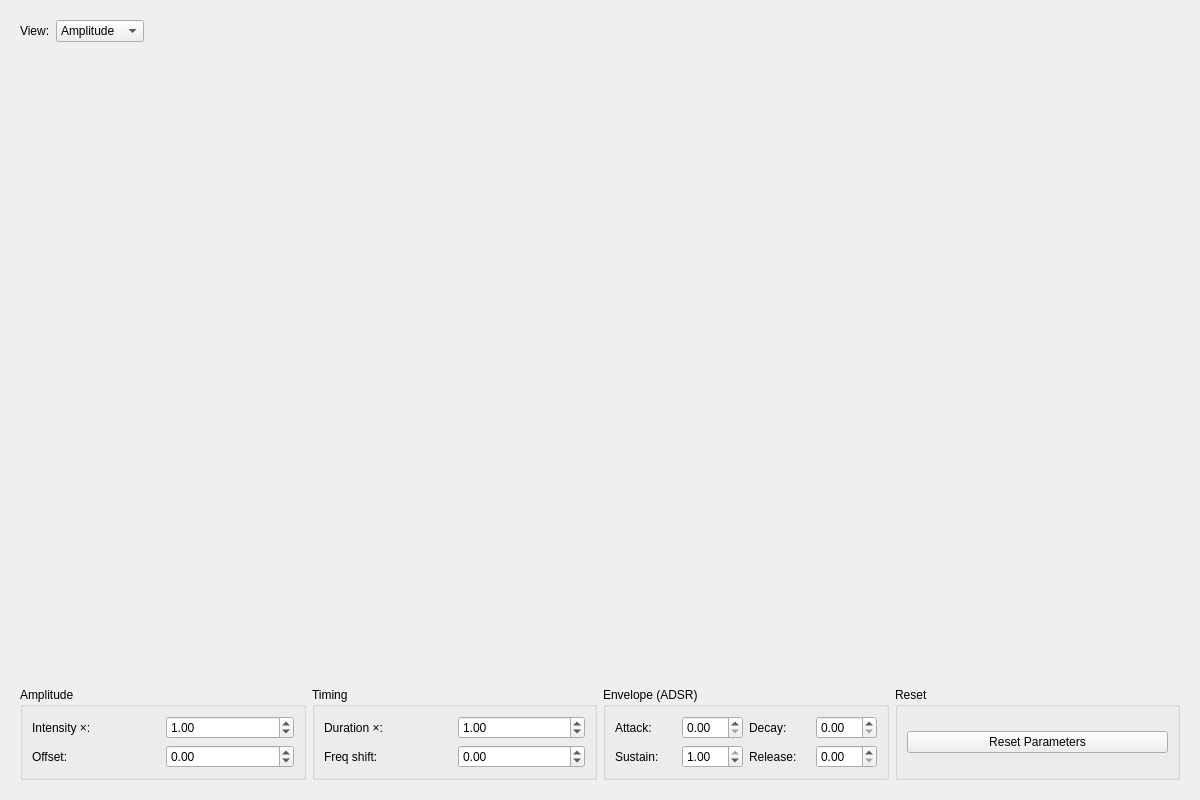
<?xml version="1.0" encoding="UTF-8"?>
<ui version="4.0">
 <class>WaveformEditorWidget</class>
 <widget class="QWidget" name="WaveformEditorWidget">
  <property name="geometry">
   <rect>
    <x>0</x>
    <y>0</y>
    <width>1200</width>
    <height>800</height>
   </rect>
  </property>
  <property name="windowTitle">
   <string>Waveform Editor</string>
  </property>
  <layout class="QVBoxLayout" name="main_layout">
   <property name="spacing">
    <number>5</number>
   </property>
   <item>
    <widget class="QWidget" name="graph_selector_widget" native="true">
     <layout class="QHBoxLayout" name="graph_selector_layout">
      <item>
       <widget class="QLabel" name="view_label">
        <property name="text">
         <string>View:</string>
        </property>
       </widget>
      </item>
      <item>
       <widget class="QComboBox" name="graph_selector">
        <item>
         <property name="text">
          <string>Amplitude</string>
         </property>
        </item>
        <item>
         <property name="text">
          <string>Frequency</string>
         </property>
        </item>
       </widget>
      </item>
      <item>
       <spacer name="graph_selector_spacer">
        <property name="orientation">
         <enum>Qt::Horizontal</enum>
        </property>
        <property name="sizeHint" stdset="0">
         <size>
          <width>40</width>
          <height>20</height>
         </size>
        </property>
       </spacer>
      </item>
     </layout>
    </widget>
   </item>
   <item>
    <widget class="QWidget" name="plot_container" native="true">
     <property name="sizePolicy">
      <sizepolicy hsizetype="Preferred" vsizetype="Expanding">
       <horstretch>0</horstretch>
       <verstretch>3</verstretch>
      </sizepolicy>
     </property>
     <layout class="QVBoxLayout" name="plot_layout">
      <property name="margin">
       <number>0</number>
      </property>
      <!-- PlotWidget will be added programmatically -->
     </layout>
    </widget>
   </item>
   <item>
    <widget class="QWidget" name="controls_container" native="true">
     <layout class="QHBoxLayout" name="controls_layout">
      <item>
       <widget class="QGroupBox" name="amplitude_group">
        <property name="title">
         <string>Amplitude</string>
        </property>
        <layout class="QGridLayout" name="amplitude_grid">
         <item row="0" column="0">
          <widget class="QLabel" name="intensity_label">
           <property name="text">
            <string>Intensity ×:</string>
           </property>
          </widget>
         </item>
         <item row="0" column="1">
          <widget class="QDoubleSpinBox" name="intensity_spinbox">
           <property name="minimum">
            <double>0.100000000000000</double>
           </property>
           <property name="maximum">
            <double>3.000000000000000</double>
           </property>
           <property name="singleStep">
            <double>0.050000000000000</double>
           </property>
           <property name="value">
            <double>1.000000000000000</double>
           </property>
          </widget>
         </item>
         <item row="1" column="0">
          <widget class="QLabel" name="offset_label">
           <property name="text">
            <string>Offset:</string>
           </property>
          </widget>
         </item>
         <item row="1" column="1">
          <widget class="QDoubleSpinBox" name="offset_spinbox">
           <property name="minimum">
            <double>-1.000000000000000</double>
           </property>
           <property name="maximum">
            <double>1.000000000000000</double>
           </property>
           <property name="singleStep">
            <double>0.050000000000000</double>
           </property>
           <property name="value">
            <double>0.000000000000000</double>
           </property>
          </widget>
         </item>
        </layout>
       </widget>
      </item>
      <item>
       <widget class="QGroupBox" name="timing_group">
        <property name="title">
         <string>Timing</string>
        </property>
        <layout class="QGridLayout" name="timing_grid">
         <item row="0" column="0">
          <widget class="QLabel" name="duration_label">
           <property name="text">
            <string>Duration ×:</string>
           </property>
          </widget>
         </item>
         <item row="0" column="1">
          <widget class="QDoubleSpinBox" name="duration_spinbox">
           <property name="minimum">
            <double>0.250000000000000</double>
           </property>
           <property name="maximum">
            <double>4.000000000000000</double>
           </property>
           <property name="singleStep">
            <double>0.050000000000000</double>
           </property>
           <property name="value">
            <double>1.000000000000000</double>
           </property>
          </widget>
         </item>
         <item row="1" column="0">
          <widget class="QLabel" name="freq_shift_label">
           <property name="text">
            <string>Freq shift:</string>
           </property>
          </widget>
         </item>
         <item row="1" column="1">
          <widget class="QDoubleSpinBox" name="freq_shift_spinbox">
           <property name="minimum">
            <double>-1.000000000000000</double>
           </property>
           <property name="maximum">
            <double>1.000000000000000</double>
           </property>
           <property name="singleStep">
            <double>0.050000000000000</double>
           </property>
           <property name="value">
            <double>0.000000000000000</double>
           </property>
          </widget>
         </item>
        </layout>
       </widget>
      </item>
      <item>
       <widget class="QGroupBox" name="adsr_group">
        <property name="title">
         <string>Envelope (ADSR)</string>
        </property>
        <layout class="QGridLayout" name="adsr_grid">
         <item row="0" column="0">
          <widget class="QLabel" name="attack_label">
           <property name="text">
            <string>Attack:</string>
           </property>
          </widget>
         </item>
         <item row="0" column="1">
          <widget class="QDoubleSpinBox" name="attack_spinbox">
           <property name="minimum">
            <double>0.000000000000000</double>
           </property>
           <property name="maximum">
            <double>2.000000000000000</double>
           </property>
           <property name="singleStep">
            <double>0.050000000000000</double>
           </property>
           <property name="value">
            <double>0.000000000000000</double>
           </property>
          </widget>
         </item>
         <item row="0" column="2">
          <widget class="QLabel" name="decay_label">
           <property name="text">
            <string>Decay:</string>
           </property>
          </widget>
         </item>
         <item row="0" column="3">
          <widget class="QDoubleSpinBox" name="decay_spinbox">
           <property name="minimum">
            <double>0.000000000000000</double>
           </property>
           <property name="maximum">
            <double>2.000000000000000</double>
           </property>
           <property name="singleStep">
            <double>0.050000000000000</double>
           </property>
           <property name="value">
            <double>0.000000000000000</double>
           </property>
          </widget>
         </item>
         <item row="1" column="0">
          <widget class="QLabel" name="sustain_label">
           <property name="text">
            <string>Sustain:</string>
           </property>
          </widget>
         </item>
         <item row="1" column="1">
          <widget class="QDoubleSpinBox" name="sustain_spinbox">
           <property name="minimum">
            <double>0.000000000000000</double>
           </property>
           <property name="maximum">
            <double>1.000000000000000</double>
           </property>
           <property name="singleStep">
            <double>0.050000000000000</double>
           </property>
           <property name="value">
            <double>1.000000000000000</double>
           </property>
          </widget>
         </item>
         <item row="1" column="2">
          <widget class="QLabel" name="release_label">
           <property name="text">
            <string>Release:</string>
           </property>
          </widget>
         </item>
         <item row="1" column="3">
          <widget class="QDoubleSpinBox" name="release_spinbox">
           <property name="minimum">
            <double>0.000000000000000</double>
           </property>
           <property name="maximum">
            <double>2.000000000000000</double>
           </property>
           <property name="singleStep">
            <double>0.050000000000000</double>
           </property>
           <property name="value">
            <double>0.000000000000000</double>
           </property>
          </widget>
         </item>
        </layout>
       </widget>
      </item>
      <item>
       <widget class="QGroupBox" name="reset_group">
        <property name="title">
         <string>Reset</string>
        </property>
        <layout class="QVBoxLayout" name="reset_layout">
         <item>
          <widget class="QPushButton" name="reset_button">
           <property name="text">
            <string>Reset Parameters</string>
           </property>
          </widget>
         </item>
        </layout>
       </widget>
      </item>
     </layout>
    </widget>
   </item>
  </layout>
 </widget>
 <resources/>
 <connections/>
</ui>
